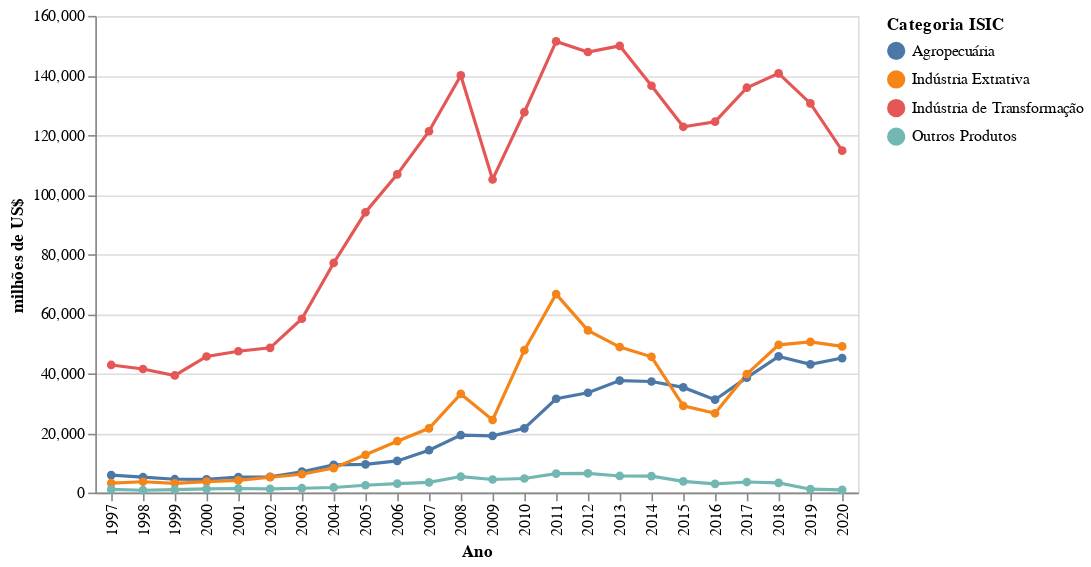

The notebook cell this image was saved under:
### Markdown cell above
### por Categoria ISIC

### Code cell
fig = (
    alt.Chart(
        df_exp[df_exp['CO_ANO'] != 2021]
        .groupby(['CO_ANO', 'NO_ISIC_SECAO'])['VL_FOB'].sum()
        .reset_index()
    ).mark_line(point=True)
    .encode(
        alt.X('CO_ANO:N', title='Ano'),
        alt.Y('FOB:Q', title='milhões de US$'),
        alt.Color('NO_ISIC_SECAO:N', title="Categoria ISIC"),
        alt.Tooltip(['CO_ANO:N', 'FOB:Q', 'NO_ISIC_SECAO:N'])
    ).transform_calculate(FOB='datum.VL_FOB/1000000')
)
fig

### Figure 1 — Vega-Lite specification as saved in the notebook (floating-point values rounded to 4 significant figures)
{"config": {"view": {"continuousWidth": 400, "continuousHeight": 300}}, "data": {"name": "data-6dcbd461629a975fb96c1707d3f7a77b"}, "mark": {"type": "line", "point": true}, "encoding": {"color": {"type": "nominal", "field": "NO_ISIC_SECAO", "title": "Categoria ISIC"}, "tooltip": [{"type": "nominal", "field": "CO_ANO"}, {"type": "quantitative", "field": "FOB"}, {"type": "nominal", "field": "NO_ISIC_SECAO"}], "x": {"type": "nominal", "field": "CO_ANO", "title": "Ano"}, "y": {"type": "quantitative", "field": "FOB", "title": "milhões de US$"}}, "transform": [{"calculate": "datum.VL_FOB/1000000", "as": "FOB"}], "$schema": "https://vega.github.io/schema/vega-lite/v4.8.1.json", "datasets": {"data-6dcbd461629a975fb96c1707d3f7a77b": [{"CO_ANO": 1997, "NO_ISIC_SECAO": "Agropecuária", "VL_FOB": 5862957635}, {"CO_ANO": 1997, "NO_ISIC_SECAO": "Indústria Extrativa", "VL_FOB": 3193795507}, {"CO_ANO": 1997, "NO_ISIC_SECAO": "Indústria de Transformação", "VL_FOB": 42833462076}, {"CO_ANO": 1997, "NO_ISIC_SECAO": "Outros Produtos", "VL_FOB": 1057280314}, {"CO_ANO": 1998, "NO_ISIC_SECAO": "Agropecuária", "VL_FOB": 5162772340}, {"CO_ANO": 1998, "NO_ISIC_SECAO": "Indústria Extrativa", "VL_FOB": 3631560005}, {"CO_ANO": 1998, "NO_ISIC_SECAO": "Indústria de Transformação", "VL_FOB": 41488318164}, {"CO_ANO": 1998, "NO_ISIC_SECAO": "Outros Produtos", "VL_FOB": 793953040}, {"CO_ANO": 1999, "NO_ISIC_SECAO": "Agropecuária", "VL_FOB": 4488804619}, {"CO_ANO": 1999, "NO_ISIC_SECAO": "Indústria Extrativa", "VL_FOB": 3119675228}, {"CO_ANO": 1999, "NO_ISIC_SECAO": "Indústria de Transformação", "VL_FOB": 39313745512}, {"CO_ANO": 1999, "NO_ISIC_SECAO": "Outros Produtos", "VL_FOB": 1023683951}, {"CO_ANO": 2000, "NO_ISIC_SECAO": "Agropecuária", "VL_FOB": 4448165570}, {"CO_ANO": 2000, "NO_ISIC_SECAO": "Indústria Extrativa", "VL_FOB": 3657338903}, {"CO_ANO": 2000, "NO_ISIC_SECAO": "Indústria de Transformação", "VL_FOB": 45683466546}, {"CO_ANO": 2000, "NO_ISIC_SECAO": "Outros Produtos", "VL_FOB": 1229375464}, {"CO_ANO": 2001, "NO_ISIC_SECAO": "Agropecuária", "VL_FOB": 5228696459}, {"CO_ANO": 2001, "NO_ISIC_SECAO": "Indústria Extrativa", "VL_FOB": 4085830997}, {"CO_ANO": 2001, "NO_ISIC_SECAO": "Indústria de Transformação", "VL_FOB": 47439625456}, {"CO_ANO": 2001, "NO_ISIC_SECAO": "Outros Produtos", "VL_FOB": 1374070307}, {"CO_ANO": 2002, "NO_ISIC_SECAO": "Agropecuária", "VL_FOB": 5287695161}, {"CO_ANO": 2002, "NO_ISIC_SECAO": "Indústria Extrativa", "VL_FOB": 5162322739}, {"CO_ANO": 2002, "NO_ISIC_SECAO": "Indústria de Transformação", "VL_FOB": 48597022250}, {"CO_ANO": 2002, "NO_ISIC_SECAO": "Outros Produtos", "VL_FOB": 1243450979}, {"CO_ANO": 2003, "NO_ISIC_SECAO": "Agropecuária", "VL_FOB": 7011078659}, {"CO_ANO": 2003, "NO_ISIC_SECAO": "Indústria Extrativa", "VL_FOB": 6149822710}, {"CO_ANO": 2003, "NO_ISIC_SECAO": "Indústria de Transformação", "VL_FOB": 58348023177}, {"CO_ANO": 2003, "NO_ISIC_SECAO": "Outros Produtos", "VL_FOB": 1466102908}, {"CO_ANO": 2004, "NO_ISIC_SECAO": "Agropecuária", "VL_FOB": 9317399061}, {"CO_ANO": 2004, "NO_ISIC_SECAO": "Indústria Extrativa", "VL_FOB": 8223412438}, {"CO_ANO": 2004, "NO_ISIC_SECAO": "Indústria de Transformação", "VL_FOB": 77072068564}, {"CO_ANO": 2004, "NO_ISIC_SECAO": "Outros Produtos", "VL_FOB": 1719304347}, {"CO_ANO": 2005, "NO_ISIC_SECAO": "Agropecuária", "VL_FOB": 9471283205}, {"CO_ANO": 2005, "NO_ISIC_SECAO": "Indústria Extrativa", "VL_FOB": 12671071358}, {"CO_ANO": 2005, "NO_ISIC_SECAO": "Indústria de Transformação", "VL_FOB": 94080211685}, {"CO_ANO": 2005, "NO_ISIC_SECAO": "Outros Produtos", "VL_FOB": 2470290296}, {"CO_ANO": 2006, "NO_ISIC_SECAO": "Agropecuária", "VL_FOB": 10635782378}, {"CO_ANO": 2006, "NO_ISIC_SECAO": "Indústria Extrativa", "VL_FOB": 17245105224}, {"CO_ANO": 2006, "NO_ISIC_SECAO": "Indústria de Transformação", "VL_FOB": 106803248901}, {"CO_ANO": 2006, "NO_ISIC_SECAO": "Outros Produtos", "VL_FOB": 3023960256}, {"CO_ANO": 2007, "NO_ISIC_SECAO": "Agropecuária", "VL_FOB": 14224210462}, {"CO_ANO": 2007, "NO_ISIC_SECAO": "Indústria Extrativa", "VL_FOB": 21562912375}, {"CO_ANO": 2007, "NO_ISIC_SECAO": "Indústria de Transformação", "VL_FOB": 121283047535}, {"CO_ANO": 2007, "NO_ISIC_SECAO": "Outros Produtos", "VL_FOB": 3451712383}, {"CO_ANO": 2008, "NO_ISIC_SECAO": "Agropecuária", "VL_FOB": 19269009054}, {"CO_ANO": 2008, "NO_ISIC_SECAO": "Indústria Extrativa", "VL_FOB": 33114813617}, {"CO_ANO": 2008, "NO_ISIC_SECAO": "Indústria de Transformação", "VL_FOB": 140011239162}, {"CO_ANO": 2008, "NO_ISIC_SECAO": "Outros Produtos", "VL_FOB": 5383796252}, {"CO_ANO": 2009, "NO_ISIC_SECAO": "Agropecuária", "VL_FOB": 19052523823}, {"CO_ANO": 2009, "NO_ISIC_SECAO": "Indústria Extrativa", "VL_FOB": 24371261962}, {"CO_ANO": 2009, "NO_ISIC_SECAO": "Indústria de Transformação", "VL_FOB": 105097110461}, {"CO_ANO": 2009, "NO_ISIC_SECAO": "Outros Produtos", "VL_FOB": 4389684137}, {"CO_ANO": 2010, "NO_ISIC_SECAO": "Agropecuária", "VL_FOB": 21566427621}, {"CO_ANO": 2010, "NO_ISIC_SECAO": "Indústria Extrativa", "VL_FOB": 47795850533}, {"CO_ANO": 2010, "NO_ISIC_SECAO": "Indústria de Transformação", "VL_FOB": 127694643563}, {"CO_ANO": 2010, "NO_ISIC_SECAO": "Outros Produtos", "VL_FOB": 4731415318}, {"CO_ANO": 2011, "NO_ISIC_SECAO": "Agropecuária", "VL_FOB": 31499972883}, {"CO_ANO": 2011, "NO_ISIC_SECAO": "Indústria Extrativa", "VL_FOB": 66627841553}, {"CO_ANO": 2011, "NO_ISIC_SECAO": "Indústria de Transformação", "VL_FOB": 151440039024}, {"CO_ANO": 2011, "NO_ISIC_SECAO": "Outros Produtos", "VL_FOB": 6368453397}, {"CO_ANO": 2012, "NO_ISIC_SECAO": "Agropecuária", "VL_FOB": 33512254507}, {"CO_ANO": 2012, "NO_ISIC_SECAO": "Indústria Extrativa", "VL_FOB": 54435973902}, {"CO_ANO": 2012, "NO_ISIC_SECAO": "Indústria de Transformação", "VL_FOB": 147878320742}, {"CO_ANO": 2012, "NO_ISIC_SECAO": "Outros Produtos", "VL_FOB": 6450758039}, {"CO_ANO": 2013, "NO_ISIC_SECAO": "Agropecuária", "VL_FOB": 37585440585}, {"CO_ANO": 2013, "NO_ISIC_SECAO": "Indústria Extrativa", "VL_FOB": 48854544407}, {"CO_ANO": 2013, "NO_ISIC_SECAO": "Indústria de Transformação", "VL_FOB": 149950488149}, {"CO_ANO": 2013, "NO_ISIC_SECAO": "Outros Produtos", "VL_FOB": 5577088618}, {"CO_ANO": 2014, "NO_ISIC_SECAO": "Agropecuária", "VL_FOB": 37284568001}, {"CO_ANO": 2014, "NO_ISIC_SECAO": "Indústria Extrativa", "VL_FOB": 45581505242}, {"CO_ANO": 2014, "NO_ISIC_SECAO": "Indústria de Transformação", "VL_FOB": 136559527414}, {"CO_ANO": 2014, "NO_ISIC_SECAO": "Outros Produtos", "VL_FOB": 5548800571}, {"CO_ANO": 2015, "NO_ISIC_SECAO": "Agropecuária", "VL_FOB": 35303432419}, {"CO_ANO": 2015, "NO_ISIC_SECAO": "Indústria Extrativa", "VL_FOB": 29126785134}, {"CO_ANO": 2015, "NO_ISIC_SECAO": "Indústria de Transformação", "VL_FOB": 122775702651}, {"CO_ANO": 2015, "NO_ISIC_SECAO": "Outros Produtos", "VL_FOB": 3765167135}, {"CO_ANO": 2016, "NO_ISIC_SECAO": "Agropecuária", "VL_FOB": 31178971994}, {"CO_ANO": 2016, "NO_ISIC_SECAO": "Indústria Extrativa", "VL_FOB": 26621532340}, {"CO_ANO": 2016, "NO_ISIC_SECAO": "Indústria de Transformação", "VL_FOB": 124483529734}, {"CO_ANO": 2016, "NO_ISIC_SECAO": "Outros Produtos", "VL_FOB": 2948082233}, {"CO_ANO": 2017, "NO_ISIC_SECAO": "Agropecuária", "VL_FOB": 38571904262}, {"CO_ANO": 2017, "NO_ISIC_SECAO": "Indústria Extrativa", "VL_FOB": 39735561040}, {"CO_ANO": 2017, "NO_ISIC_SECAO": "Indústria de Transformação", "VL_FOB": 135889114668}, {"CO_ANO": 2017, "NO_ISIC_SECAO": "Outros Produtos", "VL_FOB": 3542638496}, {"CO_ANO": 2018, "NO_ISIC_SECAO": "Agropecuária", "VL_FOB": 45697250709}, {"CO_ANO": 2018, "NO_ISIC_SECAO": "Indústria Extrativa", "VL_FOB": 49598098232}, {"CO_ANO": 2018, "NO_ISIC_SECAO": "Indústria de Transformação", "VL_FOB": 140701087187}, {"CO_ANO": 2018, "NO_ISIC_SECAO": "Outros Produtos", "VL_FOB": 3267556553}, {"CO_ANO": 2019, "NO_ISIC_SECAO": "Agropecuária", "VL_FOB": 43046831996}, {"CO_ANO": 2019, "NO_ISIC_SECAO": "Indústria Extrativa", "VL_FOB": 50584712903}, {"CO_ANO": 2019, "NO_ISIC_SECAO": "Indústria de Transformação", "VL_FOB": 130618123564}, {"CO_ANO": 2019, "NO_ISIC_SECAO": "Outros Produtos", "VL_FOB": 1133814005}, {"CO_ANO": 2020, "NO_ISIC_SECAO": "Agropecuária", "VL_FOB": 45154550886}, {"CO_ANO": 2020, "NO_ISIC_SECAO": "Indústria Extrativa", "VL_FOB": 49051826732}, {"CO_ANO": 2020, "NO_ISIC_SECAO": "Indústria de Transformação", "VL_FOB": 114770752680}, {"CO_ANO": 2020, "NO_ISIC_SECAO": "Outros Produtos", "VL_FOB": 901254666}]}}
